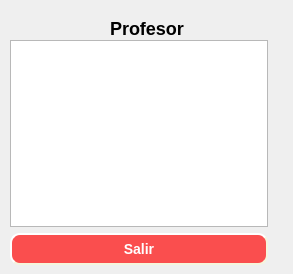
<?xml version="1.0" encoding="UTF-8"?>
<ui version="4.0">
 <class>AvailabilityCheckView</class>
 <widget class="QDialog" name="AvailabilityCheckView">
  <property name="geometry">
   <rect>
    <x>0</x>
    <y>0</y>
    <width>293</width>
    <height>274</height>
   </rect>
  </property>
  <property name="windowTitle">
   <string>Dialog</string>
  </property>
  <widget class="QLabel" name="lblProfessor">
   <property name="geometry">
    <rect>
     <x>110</x>
     <y>20</y>
     <width>181</width>
     <height>17</height>
    </rect>
   </property>
   <property name="font">
    <font>
     <pointsize>-1</pointsize>
     <weight>75</weight>
     <italic>false</italic>
     <bold>true</bold>
    </font>
   </property>
   <property name="styleSheet">
    <string notr="true">font: bold 18px;</string>
   </property>
   <property name="text">
    <string>Profesor</string>
   </property>
   <property name="textFormat">
    <enum>Qt::PlainText</enum>
   </property>
  </widget>
  <widget class="QWidget" name="layoutWidget">
   <property name="geometry">
    <rect>
     <x>10</x>
     <y>40</y>
     <width>258</width>
     <height>225</height>
    </rect>
   </property>
   <layout class="QVBoxLayout" name="verticalLayout">
    <item>
     <widget class="QTableWidget" name="grdAvailability">
      <property name="styleSheet">
       <string notr="true">QHeaderView::section {
    background-color: rgb(11, 117, 250);
    height: 32px;
	border-bottom-style: dotted;
}</string>
      </property>
     </widget>
    </item>
    <item>
     <widget class="QPushButton" name="btnExit">
      <property name="styleSheet">
       <string notr="true">QPushButton {
      background-color: rgb(250, 78, 78);
	  border-style: outset;
	  border-width: 2px;
	  border-radius: 10px;
	  border-color: beige;
	  font: bold 14px;
	  color: white;
	  min-width: 10em;
	  padding: 6px;
 }


QPushButton:hover:!pressed
{
      background-color: rgb(204, 0, 0);
	  border-style: outset;
	  border-width: 2px;
	  border-radius: 10px;
	  border-color: beige;
	  font: bold 14px;
	  color: white;
	  min-width: 10em;
	  padding: 6px;
}</string>
      </property>
      <property name="text">
       <string>Salir</string>
      </property>
     </widget>
    </item>
   </layout>
  </widget>
 </widget>
 <resources/>
 <connections/>
</ui>
